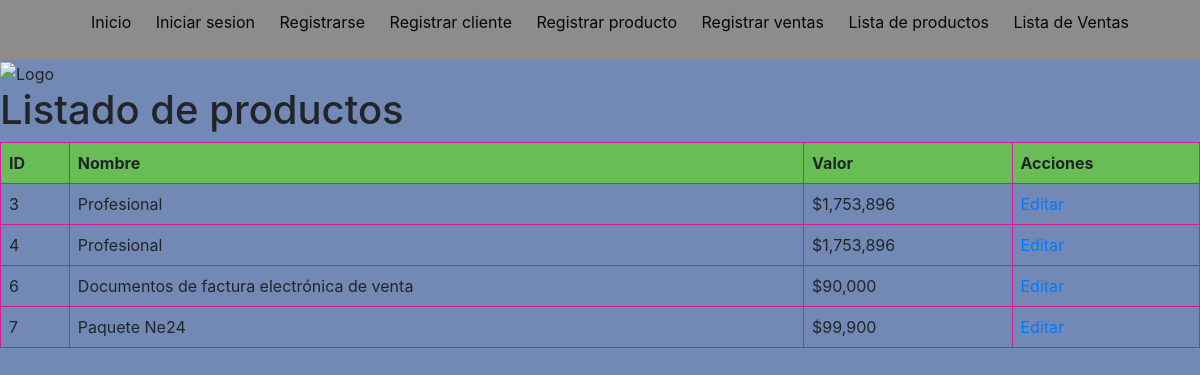
/Operacion/lista_productos/ (signed in), run on the app's committed database.
### Operacion/models.py (models this page shows, shortened)
class Producto(models.Model):
    nombre = models.CharField(max_length=100)
    valor = models.DecimalField(max_digits=10, decimal_places=0)
    descripcion = models.TextField()

### Operacion/views.py (the view, shortened to what this page needs)
# urls.py: path('lista_productos/', views.lista_productos, name='lista_productos'),
@login_required
def lista_productos(request):
    productos = Producto.objects.all()
    return render(request, 'lista_productos.html', {'productos': productos})

### Templates/lista_productos.html (shortened to what this page needs)
{% extends "layouts/app.html" %}
{% load static %}
{% load humanize %}
{% block lista_producto %}
    <h1>Listado de productos</h1>
    <table>
        <thead>
            <tr>
                <th>ID</th>
                <th>Nombre</th>
                <th>Valor</th>
                <th>Acciones</th>
            </tr>
        </thead>
        <tbody>
            {% for producto in productos %}
                <tr>
                    <td>{{ producto.id }}</td>
                    <td>{{ producto.nombre }}</td>
                    <td>${{ producto.valor|intcomma }}</td>
                    <td>
                        <a href="{% url 'editar_producto' producto.id %}">Editar</a>
                    </td>
                </tr>
            {% endfor %}
        </tbody>
    </table>
{% endblock lista_producto %}

### static/style.css (style rules this page uses)
* { margin: 0; box-sizing: border-box; }
body { background: #7289b6; font-family: sans-serif; }
table { width: 100%; border-collapse: collapse; }
table, th, td { border: 1px solid rgb(210, 26, 155); padding: 8px; }
th { background-color: #69bd56; font-weight: bold; text-align: left; }
td { text-align: left; }
a { color: rgb(18, 17, 18); text-decoration: underline; }

### data on the page
Producto: id "3", nombre "Profesional", valor "1,753,896"
Producto: id "4", nombre "Profesional", valor "1,753,896"
Producto: id "6", nombre "Documentos de factura electrónica de venta", valor "90,000"
Producto: id "7", nombre "Paquete Ne24", valor "99,900"
